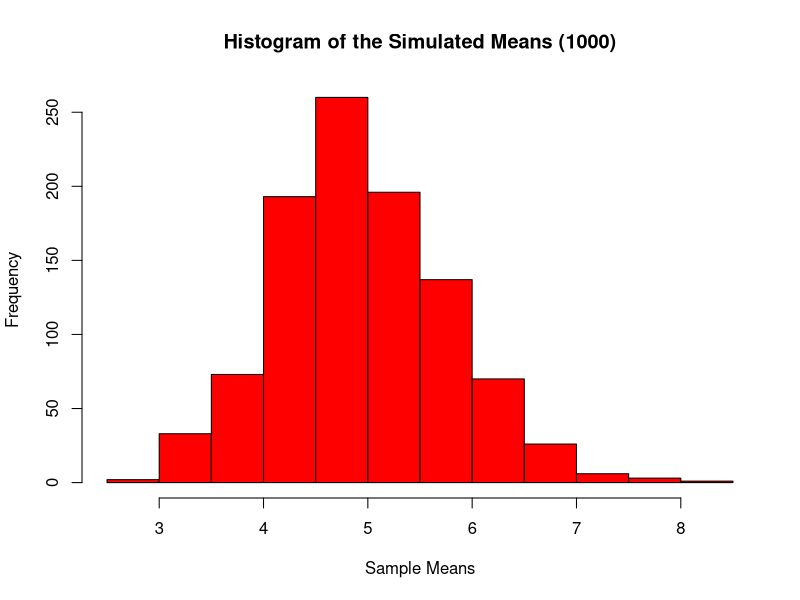

This chart was generated by the following R code:
## ---- chunk 1
lam <- 0.2
mn <- 1/lam
s <- 1/lam
## ---- chunk 2
##sample mean
mean(rexp(40,lam))

##theoretical mean
mn 
## ---- chunk 3
##sample means for multiple samples (3)
mean(rexp(40,lam))
mean(rexp(40,lam))
mean(rexp(40,lam))


## ---- chunk 4
##Simulation of 1000 samples of 40 exponentials
mns <- NULL
for (i in 1 : 1000) mns = c(mns, mean((rexp(40,lam))))
##mean of simulation means
mean(mns)

## ---- chunk 5
##variance of simulated means
var(mns)

##theoretical variance for 40 exponentials
1/lam^2/40
## ---- chunk 6
##display a histogramm of the 1000 means
hist(mns, col = "red", main = "Histogram of the Simulated Means (1000)", xlab = "Sample Means")
